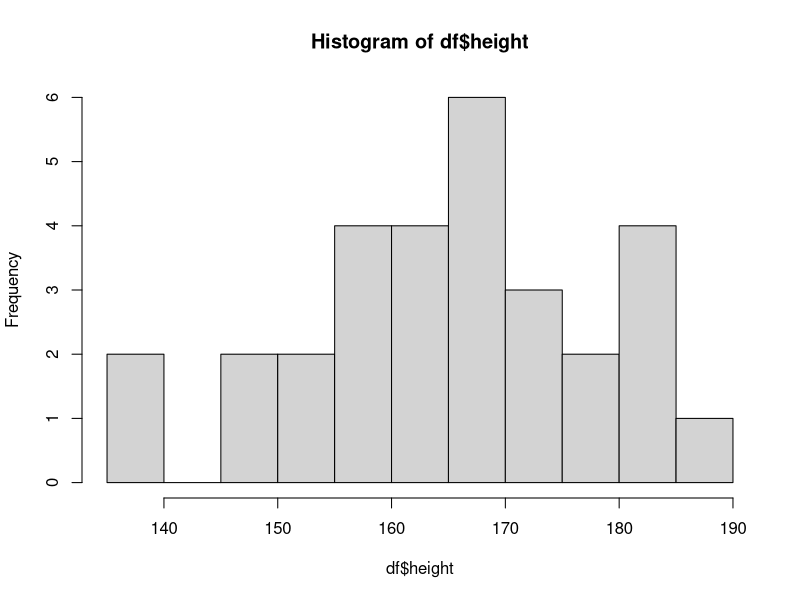
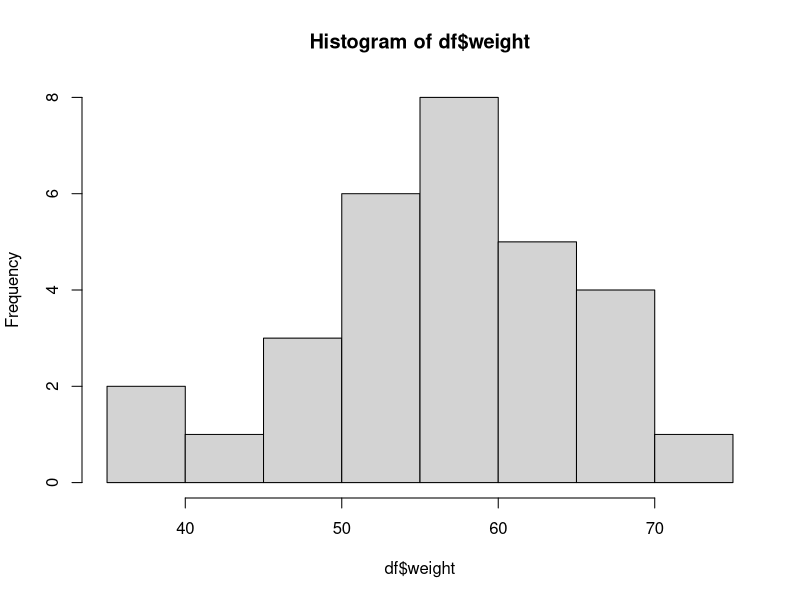
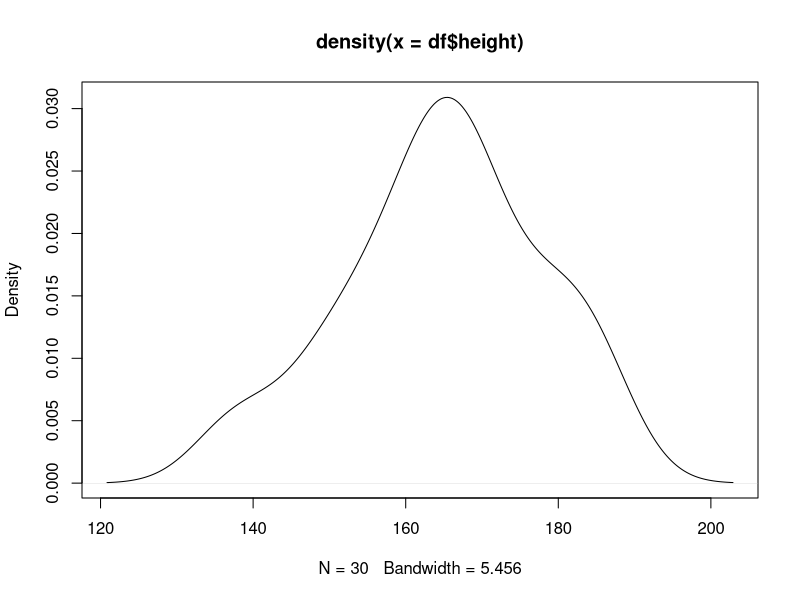
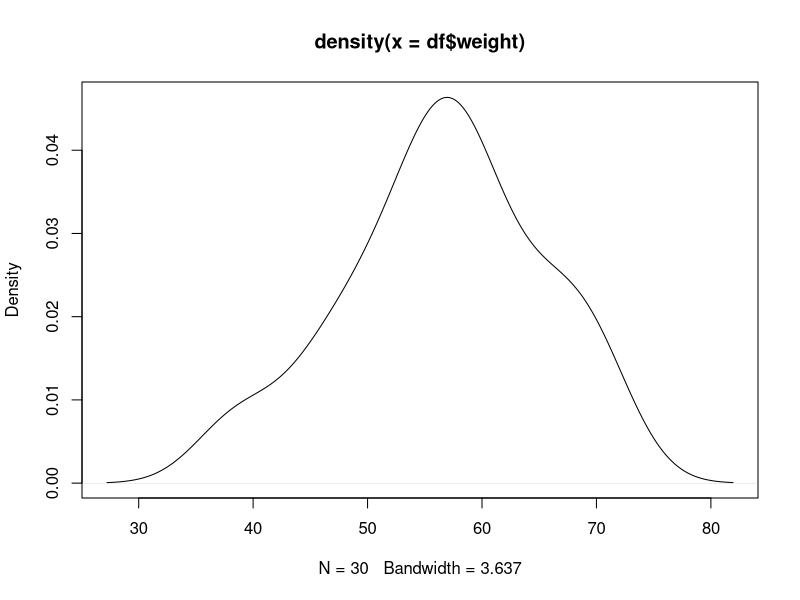
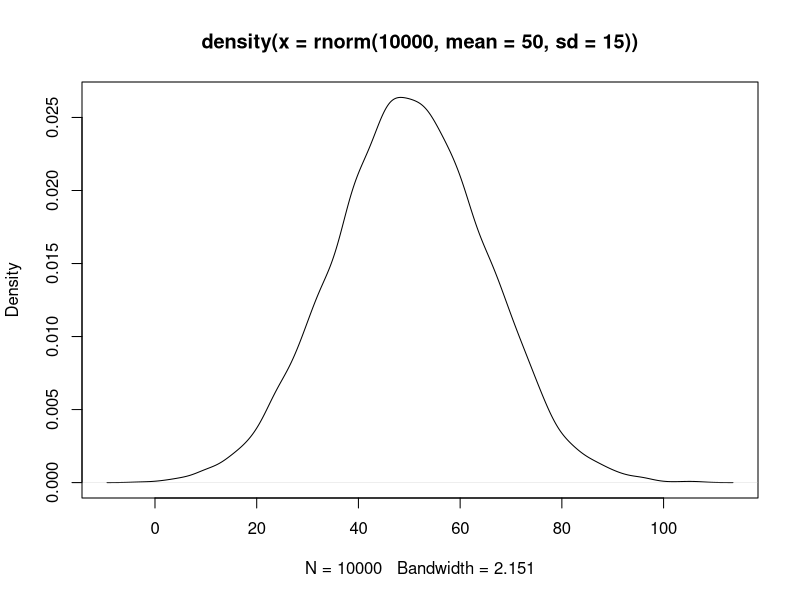

These charts were generated, in order, by the following R code:
# IRDR04 Research Tools Module
# Week 4 Tutorial 
# 23/10/18 9-11am @ Birkbeck, Malet Street 414/415 Public Cluster
# Tutor: Dr Alison Fairbrass, UCL Centre for Biodiversity & Environment Research, alison.fairbrass@gmail.com



# # #  Exercises # # #

# Exercise 1
# Ten people have their height and weight measured
# Create a dataframe with their data
# Person  Height (cm)   Weight (kg)
# 1       140           50
# 2       171           73
# 3       162           52
# 4       159           50
# 5       169           57
# 6       175           80
# 7       168           64
# 8       145           47
# 9       175           86
# 10      180           86

# Solution 1
person <- c(1:10)
height <- c(140, 171, 162, 159, 169, 175, 168, 145, 175, 180)
weight <- c(50, 73, 52, 50, 57, 80, 64, 47, 86, 86)
df <- data.frame(person, height, weight)

# Exercise 2
# Calculate the total, mean, median, standard deviation and variance for your height and weight data
# Create a new dataframe with these summary statistics
# Export you dataframe with only the height and weight descriptive statistics to a csv file called "summaryStatistics.csv" in your working directory

# Solution 2
df_total <- colSums(df)
df_mean <- apply(df, 2, mean)
df_median <- apply(df, 2, median)
df_var <- apply(df, 2, var)
df_sd <- apply(df, 2, sd)
df2<-data.frame(df_total, df_mean, df_median, df_var, df_sd)
df2 <- data.frame(t(df2))
df2 <- df2[c('height', 'weight')]
write.csv(df2, "summaryStatistics.csv")

# Exercise 3
# Create a new dataset of height and weight data for 30 study participants. 
# The data must be normally distributed. 
# The height data must have a mean of 170 and standard deviation of 15.
# The weight data must have a mean of 60 and a standard deviation of 10.
# Make sure you can make the dataset again, so your experiment is repeatable.

# Solution 3
set.seed(10)
height <- rnorm(n=30, mean = 170, sd = 15)
set.seed(10)
weight <- rnorm(n=30, mean = 60, sd = 10)
df <- data.frame(height, weight)

# Exercise 4
# Generate histograms and density plots of your study participants' characteristics
# Do some googling and play around with changing the appearance of these plots e.g. title, axis labels, colour, histogram breaks
hist(df$height, breaks = 10)
hist(df$weight)
plot(density(df$height))
plot(density(df$weight))

# Exercise 5
# Create a csv file of your study participants' data and save it in your working directory.

# Solution 5
write.csv(df, "studyParticipants.csv", row.names = F)

# Exercise 6
# Assume that a waiting time of patients in a hospital waiting room is normally distributed 
# with a mean of 50 mintues and a standard deviation of 15 minutes

# a) Generate a density plot of the distribution of the waiting time data.
# Again play arouns with making he plot look a bit nicer

# Solution 6a)

plot(density(rnorm(10000, mean=50, sd=15)))

# b) Compute the probability that a patient (who is going to be randomly selected)
# will need to wait less than 45 minutes

# Solution 6b)
pnorm(45, mean = 50, sd = 15)

# c) Compute the probability that a patient (who is going to be randomly selected)
# will need to wait for between 30 and 60 minutes

# Solution 6c)
pnorm(60, mean = 50, sd = 15) - pnorm(30, mean = 50, sd = 15)
